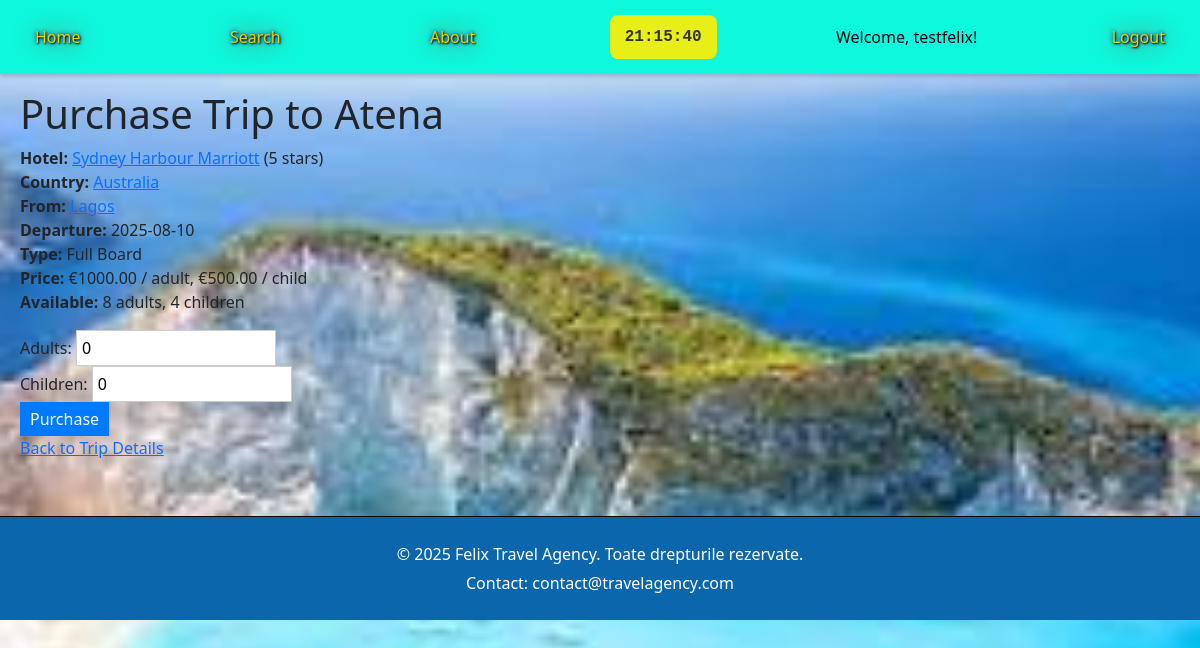
The page /trip/3/purchase/ (signed in) on the database its author committed.
### trips/models.py (models this page shows, shortened)
class Trip(models.Model):
    TRIP_TYPES = (
        ('BB', 'Bed & Breakfast'),
        ('HB', 'Half Board'),
        ('FB', 'Full Board'),
        ('AI', 'All Inclusive'),
    )
    departure_city = models.ForeignKey(City, related_name='departure_trips', on_delete=models.CASCADE)
    departure_airport = models.ForeignKey(Airport, related_name='departure_trips', on_delete=models.CASCADE)
    destination_city = models.ForeignKey(City, related_name='destination_trips', on_delete=models.CASCADE)
    destination_hotel = models.ForeignKey(Hotel, on_delete=models.CASCADE)
    destination_airport = models.ForeignKey(Airport, related_name='destination_trips', on_delete=models.CASCADE)
    departure_date = models.DateField()
    return_date = models.DateField()
    length_of_stay = models.IntegerField()  # in days
    trip_type = models.CharField(max_length=2, choices=TRIP_TYPES)
    price_adult = models.DecimalField(max_digits=10, decimal_places=2)
    price_child = models.DecimalField(max_digits=10, decimal_places=2)
    promoted = models.BooleanField(default=False)
    places_adults = models.IntegerField()
    places_children = models.IntegerField()

class City(models.Model):
    name = models.CharField(max_length=100)
    country = models.ForeignKey(Country, on_delete=models.CASCADE)
    class Meta:
        unique_together = ['name', 'country']

class Hotel(models.Model):
    name = models.CharField(max_length=100)
    standard = models.IntegerField(choices=[(i, f"{i} stars") for i in range(1, 6)])  # 1-5 stars
    description = models.TextField()
    city = models.ForeignKey(City, on_delete=models.CASCADE)

class Country(models.Model):
    name = models.CharField(max_length=100, unique=True)
    continent = models.ForeignKey(Continent, on_delete=models.CASCADE)

### trips/views.py (the view, shortened to what this page needs)
# urls.py: path('trip/<int:trip_id>/purchase/', views.purchase_trip, name='purchase_trip'),
@login_required
def purchase_trip(request, trip_id):
    trip = get_object_or_404(Trip, id=trip_id)
    return render(request, 'trips/purchase.html', {'trip': trip})

### trips/templates/trips/purchase.html (shortened to what this page needs)
{% extends 'trips/master.html' %}
{% load static %}
{% block extra_css %}
    <link rel="stylesheet" href="{% static 'css/purchase.css' %}">
{% endblock %}
{% block content %}
    <h1>Purchase Trip to {{ trip.destination_city.name }}</h1>
    <p>
        <strong>Hotel:</strong> <a href="{% url 'search_trips' %}?hotel={{ trip.destination_hotel.id }}">{{ trip.destination_hotel.name }}</a> ({{ trip.destination_hotel.standard }} stars)<br>
        <strong>Country:</strong> <a href="{% url 'search_trips' %}?country={{ trip.destination_hotel.city.country.id }}">{{ trip.destination_hotel.city.country.name }}</a><br>
        <strong>From:</strong> <a href="{% url 'search_trips' %}?departure_city={{ trip.departure_city.id }}">{{ trip.departure_city.name }}</a><br>
        <strong>Departure:</strong> {{ trip.departure_date|date:"Y-m-d" }}<br>
        <strong>Type:</strong> {{ trip.get_trip_type_display }}<br>
        <strong>Price:</strong> €{{ trip.price_adult }} / adult, €{{ trip.price_child }} / child<br>
        <strong>Available:</strong> {{ trip.places_adults }} adults, {{ trip.places_children }} children
    </p>
    <form method="post" onsubmit="return validateForm()">
        <label>Adults: <input type="number" name="adults" min="0" value="0"></label><br>
        <label>Children: <input type="number" name="children" min="0" value="0"></label><br>
        <button type="submit">Purchase</button>
    </form>
    <p><a href="{% url 'trip_detail' trip.id %}">Back to Trip Details</a></p>
{% endblock %}

### trips/templates/trips/master.html (shortened to what this page needs)
{% load static %}
<!DOCTYPE html>
<html lang="en">
<head>
    {% load bootstrap5 %}
    {% bootstrap_css %}
    <link rel="stylesheet" href="{% static 'css/base.css' %}">
    {% block extra_css %}{% endblock %}
</head>
<body>
    <nav class="navbar">
        <a href="{% url 'home' %}" class="{% if request.path == '/' %}active{% endif %}">Home</a>
        <a href="{% url 'search_trips' %}" class="{% if request.path == '/search/' %}active{% endif %}">Search</a>
        <a href="{% url 'about' %}" class="{% if request.path == '/about/' %}active{% endif %}">About</a>
            <span id="clock" aria-live="off"></span>
        {% if user.is_authenticated %}
            <span>Welcome, {{ user.username }}!</span>
            <a href="{% url 'logout' %}" class="{% if request.path == '/logout/' %}active{% endif %}">Logout</a>
        {% else %}
            <a href="{% url 'login' %}" class="{% if request.path == '/login/' %}active{% endif %}">Login</a>
            <a href="{% url 'register' %}" class="{% if request.path == '/register/' %}active{% endif %}">Register</a>
        {% endif %}
    </nav>
    <main>
        {% block content %}
        {% endblock %}
    </main>
    <footer class="footer">
        <p>© 2025 Felix Travel Agency. Toate drepturile rezervate.</p>
        <p>Contact: contact@travelagency.com</p>
    </footer>
</body>
</html>

### trips/static/css/base.css (style rules this page uses)
body { background-image: url('static /css/images/plaja1.jpg'); background-size: cover; background-position: center; background-repeat: no-repeat; background-attachment: fixed; min-height: 100vh; margin: 0; }
.navbar { position: fixed !important; top: 0 !important; left: 0 !important; width: 100% !important; background-color: #0ef8dd; color: rgb(7, 2, 13); padding: 15px 20px; z-index: 10000; box-shadow: 0 2px 5px rgba(0, 0, 0, 0.2); }
.navbar a { color: rgb(232, 207, 16); text-decoration: none; margin: 0 15px; font-size: 16px; border-radius: 3px; box-shadow: #007bff; text-shadow: 1px 1px 2px black, 0 0 25px hsl(5, 100%, 50%), 0 0 5px darkblue; }
main { margin-top: 70px; padding: 20px; }
#clock { padding: 10px 15px; color: #333; font-family: monospace; font-size: 16px; font-weight: bold; background-color: #e7ee18; border-radius: 8px; }
.footer { margin-top: 20px; padding: 20px; background-color: #0b66ac; border-top: 1px solid #100404; text-align: center; margin-bottom: 0; }
.footer p { margin: 5px 0; color: white; }
form { margin-top: 15px; }
form input { padding: 5px; width: 200px; border: 1px solid #ccc; }
form button { padding: 5px 10px; background-color: #007bff; color: white; border: none; cursor: pointer; }

### rows shown on the page
Trip: destination_city.name "Atena", destination_hotel.name "Sydney Harbour Marriott", destination_hotel.standard "5", destination_hotel.city.country.name "Australia", departure_city.name "Lagos", departure_date "2025-08-10", trip_type "Full Board", price_adult "1000.00", price_child "500.00", places_adults "8", places_children "4"

### other values the page prints
{{ user.username }} "testfelix"
